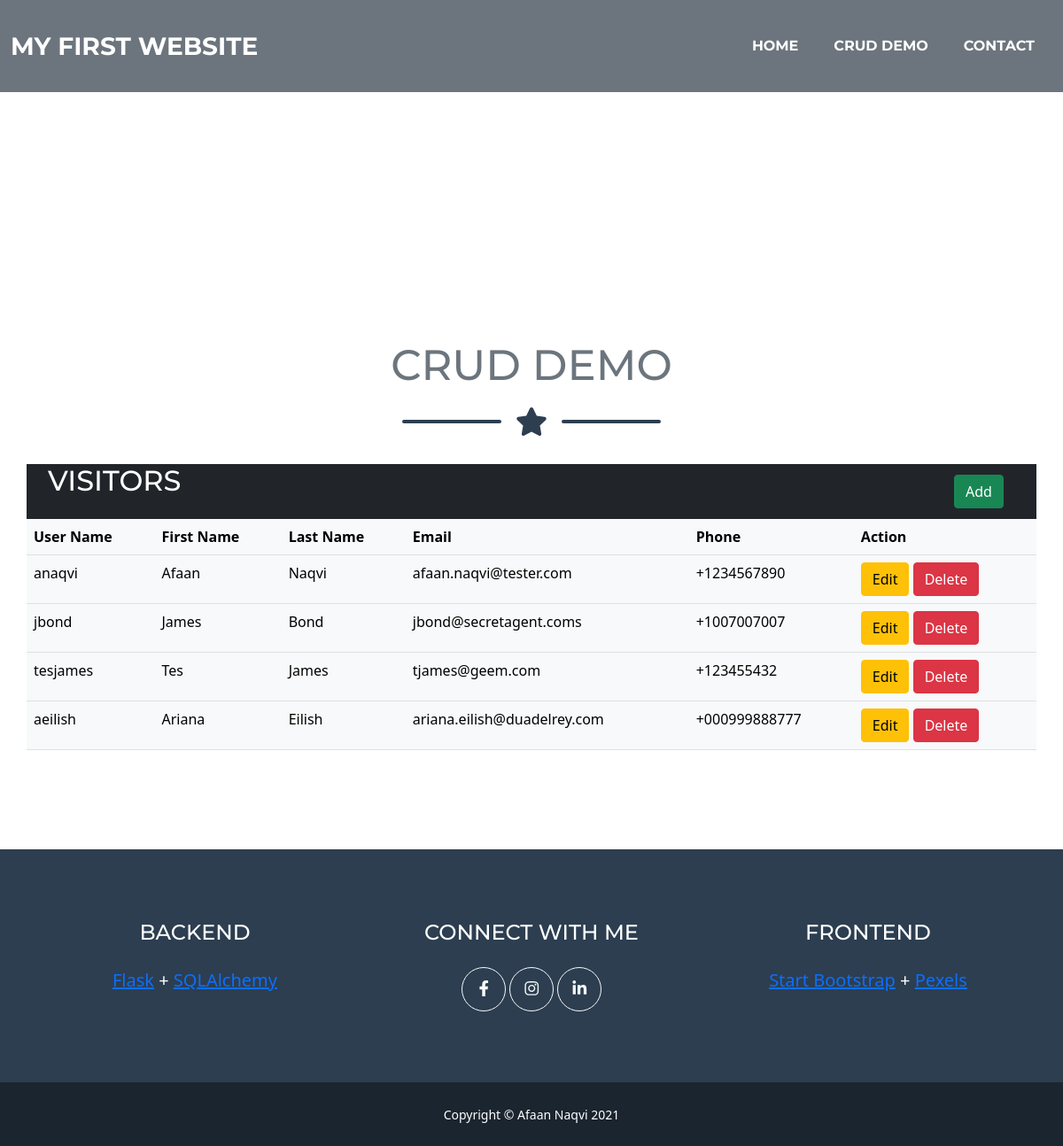
The app's page /visitors, older data.
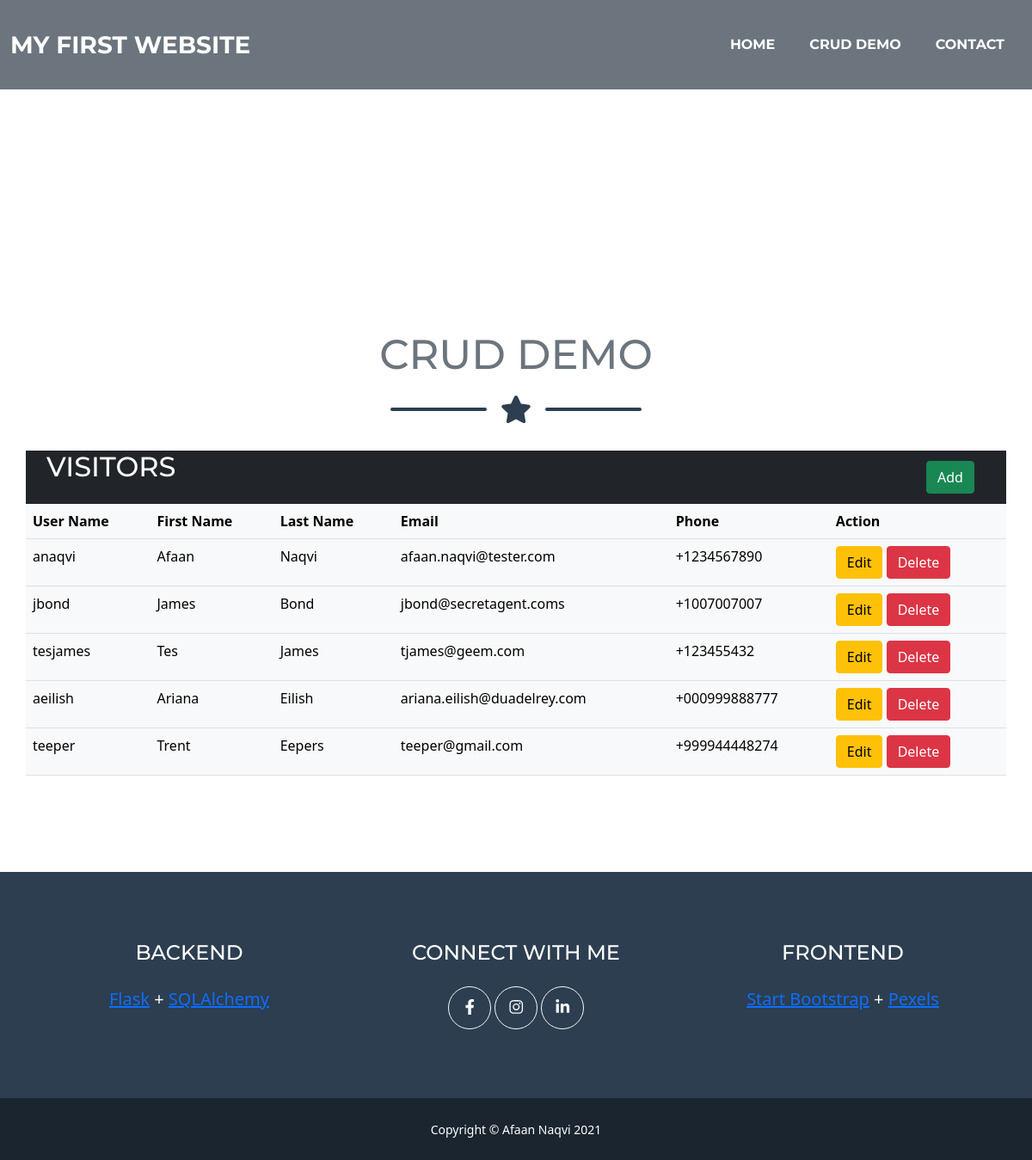
The same page, newer data.
### models/visitor.py (models this page shows, shortened)
class VisitorModel(db.Model):
    __tablename__ = 'visitors'
    user_name = db.Column(db.String(80), primary_key=True)
    first_name = db.Column(db.String(80))
    last_name = db.Column(db.String(80))
    email = db.Column(db.String(80))
    phone = db.Column(db.String(80))
    def json(self):
        return {'user_name': self.user_name,
                'first_name': self.first_name,
                'last_name': self.last_name,
                'email': self.email,
                'phone': self.phone
                }

### app.py (the view)
@app.route('/visitors')
def visitors():
    headers = {'Content-Type': 'text/html'}
    visitors = [visitor.json() for visitor in VisitorModel.query.all()]
    return make_response(render_template('visitors.html', visitors=visitors), 200, headers)

### templates/visitors.html (shortened to what this page needs)
{% extends 'layout.html' %}
{% block body %}
<header class="masthead bg-faded">
</header>
<section class="page-section" id="visitors">
  <div class="container">
    <h2 class="page-section-heading text-center text-uppercase text-secondary mb-0">CRUD Demo</h2>
    <div class="divider-custom">
      <div class="divider-custom-line"></div>
      <div class="divider-custom-icon"><i class="fas fa-star"></i></div>
      <div class="divider-custom-line"></div>
    </div>
    <div class="row justify-content-center">
      <div class="row bg-dark h-100">
        <div class="col-lg-11 my-auto">
          <h2 class="text-uppercase text-white mb-4">Visitors</h2>
        </div>
        <div class="col-lg my-auto">
          <button type="button" class="btn btn-success" data-bs-toggle="modal" data-bs-target="#addModal">Add</button>
        </div>
      </div>
      <table class="table table-light">
        <tr>
          <th>User Name</th>
          <th>First Name</th>
          <th>Last Name</th>
          <th>Email</th>
          <th>Phone</th>
          <th>Action</th>
        </tr>
        {%for visitor in visitors%}
        <tr>
          <td>{{visitor.user_name}}</td>
          <td>{{visitor.first_name}}</td>
          <td>{{visitor.last_name}}</td>
          <td>{{visitor.email}}</td>
          <td>{{visitor.phone}}</td>
          <td>
            <button type="button" class="btn btn-warning" data-bs-toggle="modal" data-bs-target="#editModal{{ visitor.user_name }}">Edit</button>
            <a href="/visitor/{{visitor.user_name}}/delete" class="btn btn-danger btn-xs" onclick="return confirm('Are you sure you want to delete {{visitor.user_name}}?')">Delete</a>
          </td>
        </tr>
        <div class="modal fade" id="editModal{{ visitor.user_name }}" tabindex="-1" aria-labelledby="editModalLabel" aria-hidden="true">
          {%endfor%}
        </div>
      </table>
    </div>
  </div>
</section>
{% endblock %}

Row changes from the older to the newer data that the page shows:
added VisitorModel: user_name "teeper", first_name "Trent", last_name "Eepers", email "teeper@gmail.com", phone "+999944448274"
